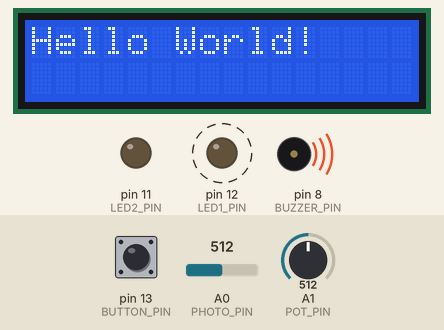
Bench run of a sketch on a simulated Arduino Uno, built with avr-gcc and run on an emulated ATmega328P. On the bench: 16×2 character LCD, output pins drawn as LEDs (lit = HIGH), buzzer (waves = sounding). Dashed ring = blinking. The inputs (shaded band) are chosen by the test bench; at power-on: pin 13 (BUTTON_PIN) HIGH, A0 (PHOTO_PIN) = 512, A1 (POT_PIN) = 512. What the sketch prints to the serial monitor is not drawn.

Above: at 1.2 s.
1.3 s: pin 13 (BUTTON_PIN) pulled LOW for 0.15 s
At 1.42 s:
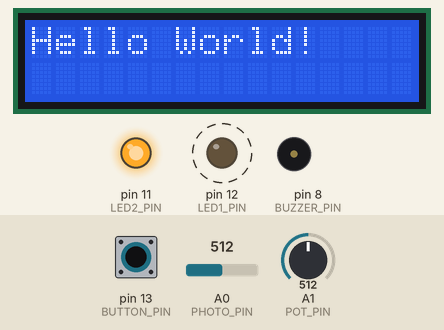
2.0 s: pin 13 (BUTTON_PIN) pulled LOW for 1 s
At 3.4 s:
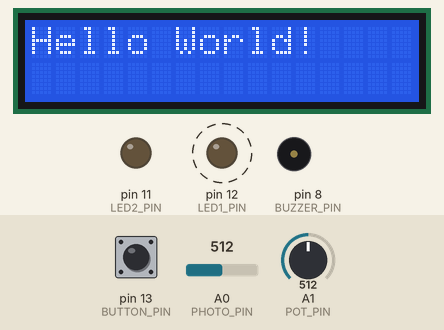
3.6 s: pin 13 (BUTTON_PIN) pulled LOW for 3.2 s
At 4.65 s:
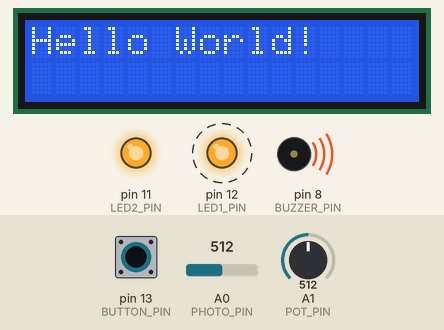
Timing chart, 0 to 13.4 s (numbered marks = the images above; inputs shaded):
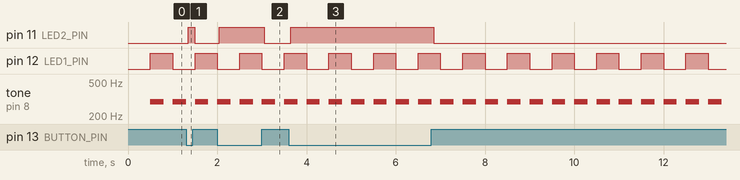

Measured:
- after the input at 1.3 s, pin 11 (LED2_PIN): LOW → HIGH after 0.05 s, → LOW 0.15 s later
- after the input at 2.0 s, pin 11 (LED2_PIN): LOW → HIGH after 0.05 s, → LOW 1.0 s later
- after the input at 3.6 s, pin 11 (LED2_PIN): LOW → HIGH after 0.05 s, → LOW 3.2 s later
- by itself, pin 12 (LED1_PIN): alternates HIGH for 0.50 s and LOW for 0.50 s
- by itself, tone on pin 8 (BUZZER_PIN): alternates 294 Hz for 0.30 s and silent for 0.20 s

The sketch:

Peripheral_Test.ino
```cpp
#include <Wire.h>
#include <LiquidCrystal_I2C.h>

// --- Pin Definitions ---
#define BUTTON_PIN 13 // Button to GND, internal pull-up enabled
#define LED1_PIN 12   // Blinking LED
#define LED2_PIN 11   // Button-controlled LED
#define BUZZER_PIN 8
#define POT_PIN A1
#define PHOTO_PIN A0

// --- LCD Setup (16x2 standard I2C LCD) ---
LiquidCrystal_I2C lcd(0x27, 16, 2); // Try 0x3F if 0x27 doesn't work

// --- Timing Variables ---
unsigned long previousMillis = 0;
const long interval = 1000; // 1 second

// --- Debounce Variables ---
int lastButtonReading = HIGH; // last raw reading (HIGH = unpressed)
int stableButtonState = HIGH; // debounced stable state
unsigned long lastDebounceTime = 0;
const unsigned long debounceDelay = 50; // 50 ms debounce period

void setup()
{
    // --- Serial Monitor ---
    Serial.begin(9600);
    Serial.println("Hardware Test Starting...");

    // --- Pin Modes ---
    pinMode(LED1_PIN, OUTPUT);
    pinMode(LED2_PIN, OUTPUT);
    pinMode(BUZZER_PIN, OUTPUT);
    pinMode(BUTTON_PIN, INPUT_PULLUP); // use internal pull-up resistor

    // --- LCD Initialization ---
    lcd.init();
    lcd.backlight();
    lcd.clear();
    lcd.setCursor(0, 0);
    lcd.print("Hello World!");

    Serial.println("LCD initialized with 'Hello World!'");
}

void loop()
{
    // --- 1. Blink LED1 (D12) ---
    static unsigned long lastBlink = 0;
    static bool led1State = false;
    if (millis() - lastBlink >= 500)
    { // Toggle every 0.5s
        lastBlink = millis();
        led1State = !led1State;
        tone(BUZZER_PIN, 294, 300);
        digitalWrite(LED1_PIN, led1State);
    }

    // --- 2. Debounce Button and Control LED2 ---
    int rawReading = digitalRead(BUTTON_PIN);

    if (rawReading != lastButtonReading)
    {
        // reset debounce timer whenever reading changes
        lastDebounceTime = millis();
    }

    if ((millis() - lastDebounceTime) > debounceDelay)
    {
        // if reading has been stable long enough, accept it as the actual state
        if (rawReading != stableButtonState)
        {
            stableButtonState = rawReading;
            // Button pressed = LOW → LED ON
            digitalWrite(LED2_PIN, (stableButtonState == LOW) ? HIGH : LOW);
        }
    }

    lastButtonReading = rawReading;

    // --- 3. Read Potentiometer and Photoresistor ---
    if (millis() - previousMillis >= interval)
    {
        previousMillis = millis();

        int potValue = analogRead(POT_PIN);
        int photoValue = analogRead(PHOTO_PIN);

        float potPercent = (potValue / 1023.0) * 100.0;
        float photoPercent = (photoValue / 1023.0) * 100.0;

        Serial.print("Potentiometer: ");
        Serial.print(potPercent, 1);
        Serial.print("% | Photoresistor: ");
        Serial.print(photoPercent, 1);
        Serial.println("%");
    }
}
```
